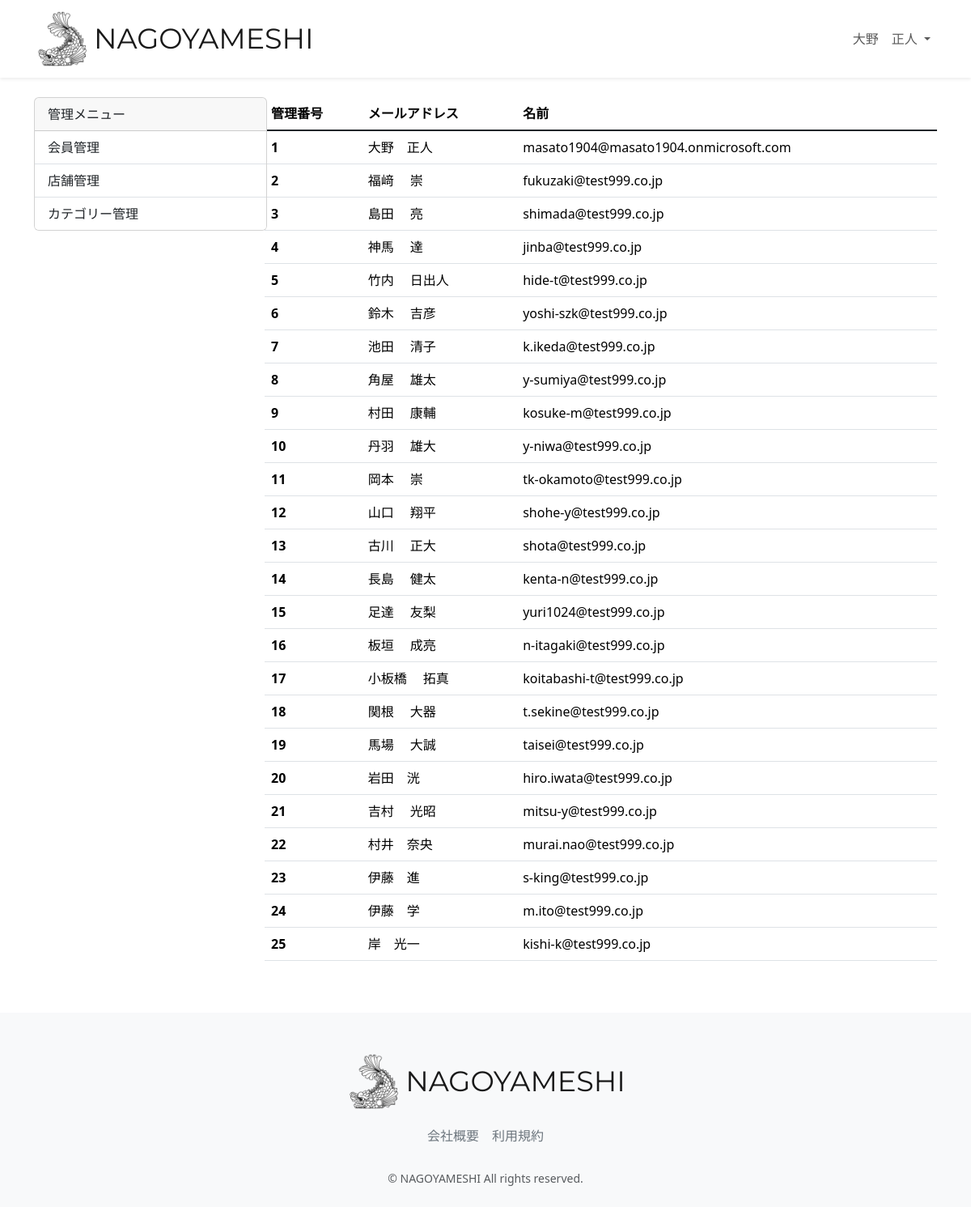
The page /accounts/management_user (signed in) on the database its author committed.
### accounts/models.py (models this page shows, shortened)
class CustomUser(AbstractUser):
    user_name = models.CharField(
        max_length=128, null=True, blank=True, verbose_name="ユーザー名前"
    )
    hurigana = models.CharField(
        max_length=128, null=True, blank=True, verbose_name="フリガナ"
    )
    zip_code = models.CharField(
        max_length=16, null=True, blank=True, verbose_name="郵便番号"
    )
    address = models.CharField(
        max_length=255, null=True, blank=True, verbose_name="住所"
    )
    phone_number = models.CharField(
        max_length=20, null=True, blank=True, verbose_name="電話番号"
    )
    birthday = models.CharField(
        max_length=20, null=True, blank=True, verbose_name="誕生日"
    )
    job = models.CharField(max_length=255, null=True, blank=True, verbose_name="職業")
    subscription = models.BooleanField(default=False, verbose_name="有料会員")
    class Meta:
        verbose_name = '会員一覧'
        verbose_name_plural = "会員一覧"

### accounts/views.py (the view)
class UserList(OnlyManagementUserMixin, generic.TemplateView):
    template_name = 'management/management_user.html'
    def get_context_data(self, **kwargs):
        context = super().get_context_data(**kwargs)
        context["title"] = "会員管理"
        context["message"] = "all user"
        context["data"] = CustomUser.objects.all()
        return context

### accounts/mixins.py (called while the page is built)
    def test_func(self):
        user = self.request.user
        return user.is_staff

### accounts/templates/management/management_user.html (shortened to what this page needs)
{% extends "layout/base.html" %}
{% load static %}
{% block content %}
<main>
  <br>
  <div class="container nagoyameshi-container pb-5">
    <div class="row justify-content-center">
      <div class="col-xl-3 col-lg-4 col-md-12">
        <div class="card" style="width: 18rem;">
          <div class="card-header">
            管理メニュー
          </div>
          <ul class="list-group list-group-flush">
            <li class="list-group-item">
              <a class="dropdown-item" href="{% url 'management_user' %}">会員管理</a>
            </li>
            <li class="list-group-item">
              <a class="dropdown-item" href="{% url 'management_shop' %}">店舗管理</a>
            </li>
            <li class="list-group-item">
              <a class="dropdown-item" href="{% url 'management_category' %}">カテゴリー管理</a>
            </li>
          </ul>
        </div>
      </div>
      <div class="col">
        <div class="d-flex justify-content-between flex-wrap">
          <table class="table">
            <thead>
              <tr>
                <th scope="col">管理番号</th>
                <th scope="col">メールアドレス</th>
                <th scope="col">名前</th>
              </tr>
            </thead>
            <tbody class="table-group-divider">
              <tr>
                {% for item in data %}
                <th scope="row">{{ item.id }}</th>
                <td>{{ item.user_name }}</td>
                <td>{{ item.email }}</td>
              </tr>
              {% endfor %}
            </tbody>
          </table>
        </div>
      </div>
    </div>
  </div>
</main>
{% endblock %}

### restaurant/templates/layout/base.html (shortened to what this page needs)
{% load static %}
<!DOCTYPE html>
<html lang="ja">
  <head>
    <link href="https://cdn.jsdelivr.net/npm/bootstrap@5.3.3/dist/css/bootstrap.min.css" rel="stylesheet">
    <link href="{% static 'css/nagoyameshi.css' %}" rel="stylesheet">
  </head>
  <body>
    <div id="app" class="wrapper">
      <nav class="navbar navbar-expand-md navbar-light bg-white shadow-sm">
        <div class="container nagoyameshi-container">
          <a class="navbar-brand app-name" href="{% url 'top_page' %}">
            <div class="d-flex align-items-center">
              <img class="nagoyameshi-logo me-1" src="{% static 'images/logo/logo.png' %}" alt="nagoyameshi">
              NAGOYAMESHI
            </div>
          </a>
          <div class="collapse navbar-collapse" id="navbarSupportedContent">
            <ul class="navbar-nav ms-auto">
              {% if user.subscription %}
              <li class="nav-item dropdown">
                <a id="navbarDropdown" class="nav-link dropdown-toggle" href="#" role="button" data-bs-toggle="dropdown" aria-haspopup="true" aria-expanded="false" v-pre>
                  {{ user.user_name }}
                </a>
              </li>
              {% endif %}
            </ul>
          </div>
        </div>
      </nav>
      {% block content %}{% endblock %}
      <footer class="bg-light">
        <div class="d-flex justify-content-center footer-logo">
          <a class="navbar-brand app-name" href="{% url 'top_page' %}">
            <div class="d-flex align-items-center">
              <img class="nagoyameshi-logo me-1" src="{% static 'images/logo/logo.png' %}" alt="nagoyameshi">
              NAGOYAMESHI
            </div>
          </a>
        </div>
        <div class="d-flex justify-content-center footer-link">
          <a href="{% url 'company_page' %}" class="link-secondary me-3">会社概要</a>
          <a href="{% url 'terms_page' %}" class="link-secondary">利用規約</a>
        </div>
        <p class="text-center text-muted small mb-0">&copy; NAGOYAMESHI All rights reserved.</p>
      </footer>
    </div>
  </body>
</html>

### static/css/nagoyameshi.css (style rules this page uses)
.wrapper { min-height: 100vh; position: relative; padding-bottom: 240px; box-sizing: border-box; }
.nagoyameshi-logo { height: 70px; }
.app-name { font-family: "Montserrat", sans-serif; font-optical-sizing: auto; font-weight: weight; font-style: normal; font-size: 35px; color: #191919; }
footer { width: 100%; height: 240px; position: absolute; bottom: 0; padding: 50px 15px; }
.footer-logo { margin-bottom: 20px; }
.footer-link { margin-bottom: 30px; }
a { text-decoration: none !important; }

### rows shown on the page
CustomUser: user_name "大野 正人", id "1", email "masato1904@masato1904.onmicrosoft.com"
CustomUser: id "2", user_name "福﨑 崇", email "fukuzaki@test999.co.jp"
CustomUser: id "3", user_name "島田 亮", email "shimada@test999.co.jp"
CustomUser: id "4", user_name "神馬 達", email "jinba@test999.co.jp"
CustomUser: id "5", user_name "竹内 日出人", email "hide-t@test999.co.jp"
CustomUser: id "6", user_name "鈴木 吉彦", email "yoshi-szk@test999.co.jp"
CustomUser: id "7", user_name "池田 清子", email "k.ikeda@test999.co.jp"
CustomUser: id "8", user_name "角屋 雄太", email "y-sumiya@test999.co.jp"
CustomUser: id "9", user_name "村田 康輔", email "kosuke-m@test999.co.jp"
CustomUser: id "10", user_name "丹羽 雄大", email "y-niwa@test999.co.jp"
CustomUser: id "11", user_name "岡本 崇", email "tk-okamoto@test999.co.jp"
CustomUser: id "12", user_name "山口 翔平", email "shohe-y@test999.co.jp"
CustomUser: id "13", user_name "古川 正大", email "shota@test999.co.jp"
CustomUser: id "14", user_name "長島 健太", email "kenta-n@test999.co.jp"
CustomUser: id "15", user_name "足達 友梨", email "yuri1024@test999.co.jp"
CustomUser: id "16", user_name "板垣 成亮", email "n-itagaki@test999.co.jp"
CustomUser: id "17", user_name "小板橋 拓真", email "koitabashi-t@test999.co.jp"
CustomUser: id "18", user_name "関根 大器", email "t.sekine@test999.co.jp"
CustomUser: id "19", user_name "馬場 大誠", email "taisei@test999.co.jp"
CustomUser: id "20", user_name "岩田 洸", email "hiro.iwata@test999.co.jp"
CustomUser: id "21", user_name "吉村 光昭", email "mitsu-y@test999.co.jp"
CustomUser: id "22", user_name "村井 奈央", email "murai.nao@test999.co.jp"
CustomUser: id "23", user_name "伊藤 進", email "s-king@test999.co.jp"
CustomUser: id "24", user_name "伊藤 学", email "m.ito@test999.co.jp"
CustomUser: id "25", user_name "岸 光一", email "kishi-k@test999.co.jp"
